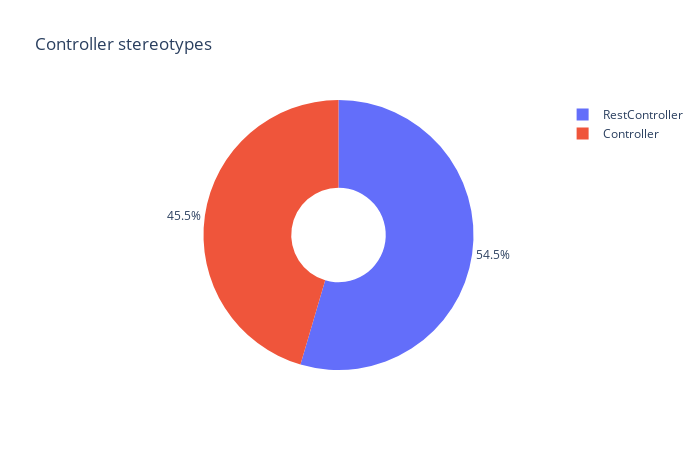
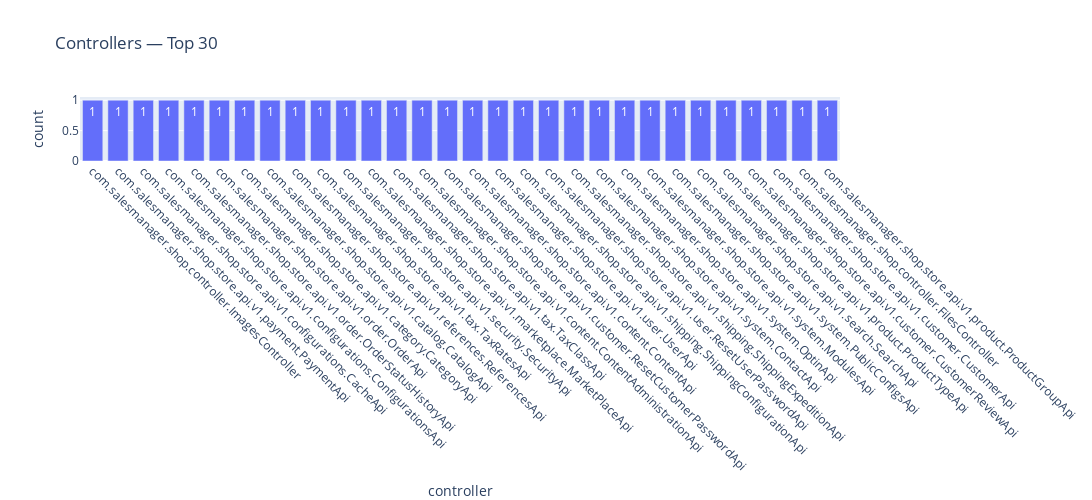

The cell these charts' notebook holds for them, in order:
### Markdown cell above
## 2) Spring Controllers

### Code cell
# Charts for Spring_Controller
# Where charts are generated:
#  - 2A) Controller stereotypes (pie)
#  - 2B) Top Controllers (bar)

# Expected columns: ControllerClassFqn, Package (stereotype fqns)
path = API_DIR / "Spring_Controller.csv"
df_ctrl = read_csv_safe(path)
show_head(df_ctrl)

if not df_ctrl.empty:
    cols = {c.lower(): c for c in df_ctrl.columns}
    c_cls = cols.get("controllerclassfqn") or cols.get("controller") or cols.get("classname")
    c_pkg = cols.get("package")
    
    # 2A) Stereotype distribution
    if c_pkg:
        simp = df_ctrl[c_pkg].astype(str).map(lambda s: s.split(".")[-1] if "." in s else s)
        pkg_counts = simp.value_counts().reset_index()
        pkg_counts.columns = ["stereotype", "count"]
        fig = px.pie(pkg_counts, names="stereotype", values="count",
                     hole=0.35, title="Controller stereotypes")
        fig.update_layout(width=700, height=450)
        fig.update_traces(textposition="outside")
        fig.show()
    else:
        print("[info] Column 'Package' not found — skipping stereotype pie.")
    
    # 2B) Top Controllers
    if c_cls:
        ctrl_counts = df_ctrl[c_cls].astype(str).value_counts().reset_index()
        ctrl_counts.columns = ["controller", "count"]
        fig = px.bar(ctrl_counts.head(30), x="controller", y="count",
                     title="Controllers — Top 30", text_auto=True)
        fig.update_layout(width=1100, height=500, xaxis_tickangle=45, xaxis_title="controller", yaxis_title="count")
        fig.show()
    else:
        print("[info] Column 'ControllerClassFqn' not found — skipping top controllers chart.")
else:
    print("[info] Spring_Controller.csv missing or empty.")

### Figure 1 — Plotly figure (JSON) as saved in the notebook; plotly's stock layout.template omitted (floating-point values rounded to 4 significant figures)
{"data": [{"domain": {"x": [0, 1], "y": [0, 1]}, "hole": 0.35, "hovertemplate": "stereotype=%{label}<br>count=%{value}<extra></extra>", "labels": ["RestController", "Controller"], "legendgroup": "", "name": "", "showlegend": true, "textposition": "outside", "type": "pie", "values": [30, 25]}], "layout": {"height": 450, "legend": {"tracegroupgap": 0}, "title": {"text": "Controller stereotypes"}, "width": 700}}

### Figure 2 — Plotly figure (JSON) as saved in the notebook; plotly's stock layout.template omitted (floating-point values rounded to 4 significant figures)
{"data": [{"hovertemplate": "controller=%{x}<br>count=%{y}<extra></extra>", "legendgroup": "", "marker": {"color": "#636efa", "pattern": {"shape": ""}}, "name": "", "orientation": "v", "showlegend": false, "textposition": "auto", "texttemplate": "%{y}", "type": "bar", "x": ["com.salesmanager.shop.controller.ImagesController", "com.salesmanager.shop.store.api.v1.payment.PaymentApi", "com.salesmanager.shop.store.api.v1.configurations.CacheApi", "com.salesmanager.shop.store.api.v1.configurations.ConfigurationsApi", "com.salesmanager.shop.store.api.v1.order.OrderStatusHistoryApi", "com.salesmanager.shop.store.api.v1.order.OrderApi", "com.salesmanager.shop.store.api.v1.category.CategoryApi", "com.salesmanager.shop.store.api.v1.catalog.CatalogApi", "com.salesmanager.shop.store.api.v1.references.ReferencesApi", "com.salesmanager.shop.store.api.v1.tax.TaxRatesApi", "com.salesmanager.shop.store.api.v1.security.SecurityApi", "com.salesmanager.shop.store.api.v1.marketplace.MarketPlaceApi", "com.salesmanager.shop.store.api.v1.tax.TaxClassApi", "com.salesmanager.shop.store.api.v1.content.ContentAdministrationApi", "com.salesmanager.shop.store.api.v1.customer.ResetCustomerPasswordApi", "com.salesmanager.shop.store.api.v1.content.ContentApi", "com.salesmanager.shop.store.api.v1.user.UserApi", "com.salesmanager.shop.store.api.v1.shipping.ShippingConfigurationApi", "com.salesmanager.shop.store.api.v1.user.ResetUserPasswordApi", "com.salesmanager.shop.store.api.v1.shipping.ShippingExpeditionApi", "com.salesmanager.shop.store.api.v1.system.ContactApi", "com.salesmanager.shop.store.api.v1.system.OptinApi", "com.salesmanager.shop.store.api.v1.system.ModulesApi", "com.salesmanager.shop.store.api.v1.system.PublicConfigsApi", "com.salesmanager.shop.store.api.v1.search.SearchApi", "com.salesmanager.shop.store.api.v1.product.ProductTypeApi", "com.salesmanager.shop.store.api.v1.customer.CustomerReviewApi", "com.salesmanager.shop.store.api.v1.customer.CustomerApi", "com.salesmanager.shop.controller.FilesController", "com.salesmanager.shop.store.api.v1.product.ProductGroupApi"], "xaxis": "x", "y": [1, 1, 1, 1, 1, 1, 1, 1, 1, 1, 1, 1, 1, 1, 1, 1, 1, 1, 1, 1, 1, 1, 1, 1, 1, 1, 1, 1, 1, 1], "yaxis": "y"}], "layout": {"barmode": "relative", "height": 500, "legend": {"tracegroupgap": 0}, "title": {"text": "Controllers — Top 30"}, "width": 1100, "xaxis": {"anchor": "y", "domain": [0, 1], "tickangle": 45, "title": {"text": "controller"}}, "yaxis": {"anchor": "x", "domain": [0, 1], "title": {"text": "count"}}}}
